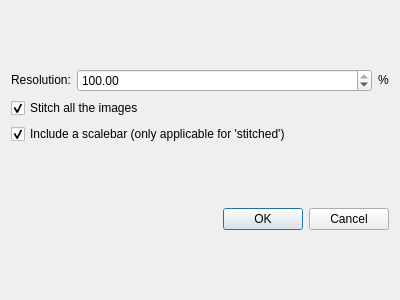
<?xml version="1.0" encoding="UTF-8"?>
<ui version="4.0">
 <class>dialog_save_imghub</class>
 <widget class="QDialog" name="dialog_save_imghub">
  <property name="geometry">
   <rect>
    <x>0</x>
    <y>0</y>
    <width>400</width>
    <height>300</height>
   </rect>
  </property>
  <property name="windowTitle">
   <string>Dialog</string>
  </property>
  <layout class="QVBoxLayout" name="verticalLayout_2">
   <item>
    <layout class="QVBoxLayout" name="verticalLayout">
     <item>
      <layout class="QHBoxLayout" name="horizontalLayout">
       <item>
        <widget class="QLabel" name="label">
         <property name="sizePolicy">
          <sizepolicy hsizetype="Fixed" vsizetype="Fixed">
           <horstretch>0</horstretch>
           <verstretch>0</verstretch>
          </sizepolicy>
         </property>
         <property name="text">
          <string>Resolution:</string>
         </property>
        </widget>
       </item>
       <item>
        <widget class="QDoubleSpinBox" name="spin_resolution">
         <property name="minimum">
          <double>0.010000000000000</double>
         </property>
         <property name="maximum">
          <double>100.000000000000000</double>
         </property>
         <property name="value">
          <double>100.000000000000000</double>
         </property>
        </widget>
       </item>
       <item>
        <widget class="QLabel" name="label_2">
         <property name="sizePolicy">
          <sizepolicy hsizetype="Fixed" vsizetype="Fixed">
           <horstretch>0</horstretch>
           <verstretch>0</verstretch>
          </sizepolicy>
         </property>
         <property name="text">
          <string>%</string>
         </property>
        </widget>
       </item>
      </layout>
     </item>
     <item>
      <widget class="QCheckBox" name="chk_stitched">
       <property name="text">
        <string>Stitch all the images</string>
       </property>
       <property name="checked">
        <bool>true</bool>
       </property>
      </widget>
     </item>
     <item>
      <widget class="QCheckBox" name="chk_scalebar">
       <property name="text">
        <string>Include a scalebar (only applicable for 'stitched')</string>
       </property>
       <property name="checked">
        <bool>true</bool>
       </property>
      </widget>
     </item>
    </layout>
   </item>
   <item>
    <widget class="QDialogButtonBox" name="buttonBox">
     <property name="orientation">
      <enum>Qt::Orientation::Horizontal</enum>
     </property>
     <property name="standardButtons">
      <set>QDialogButtonBox::StandardButton::Cancel|QDialogButtonBox::StandardButton::Ok</set>
     </property>
    </widget>
   </item>
  </layout>
 </widget>
 <resources/>
 <connections>
  <connection>
   <sender>buttonBox</sender>
   <signal>accepted()</signal>
   <receiver>dialog_save_imghub</receiver>
   <slot>accept()</slot>
   <hints>
    <hint type="sourcelabel">
     <x>248</x>
     <y>254</y>
    </hint>
    <hint type="destinationlabel">
     <x>157</x>
     <y>274</y>
    </hint>
   </hints>
  </connection>
  <connection>
   <sender>buttonBox</sender>
   <signal>rejected()</signal>
   <receiver>dialog_save_imghub</receiver>
   <slot>reject()</slot>
   <hints>
    <hint type="sourcelabel">
     <x>316</x>
     <y>260</y>
    </hint>
    <hint type="destinationlabel">
     <x>286</x>
     <y>274</y>
    </hint>
   </hints>
  </connection>
 </connections>
</ui>
